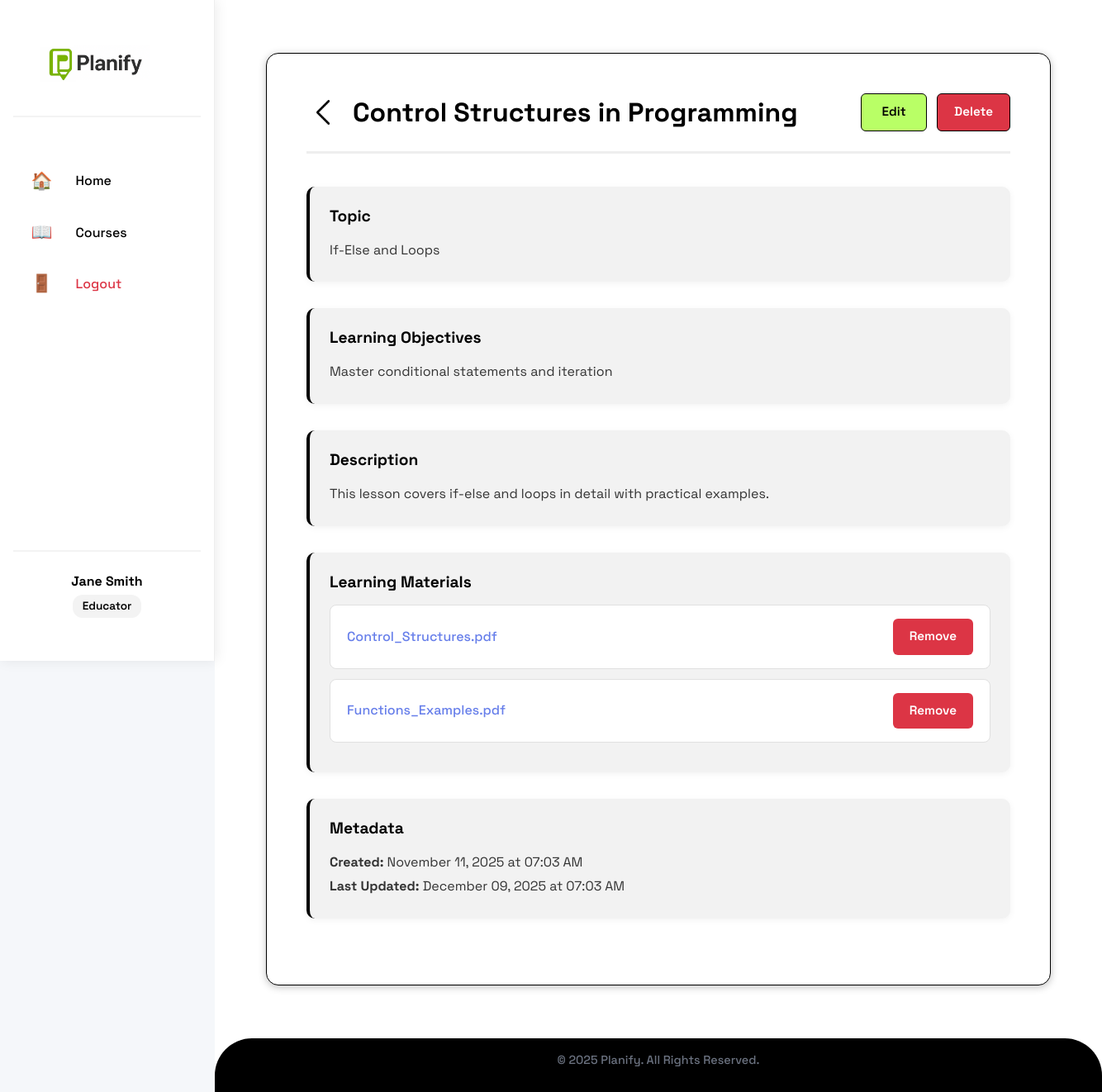
Before: /educator/plan/2 (signed in) with the older database file.
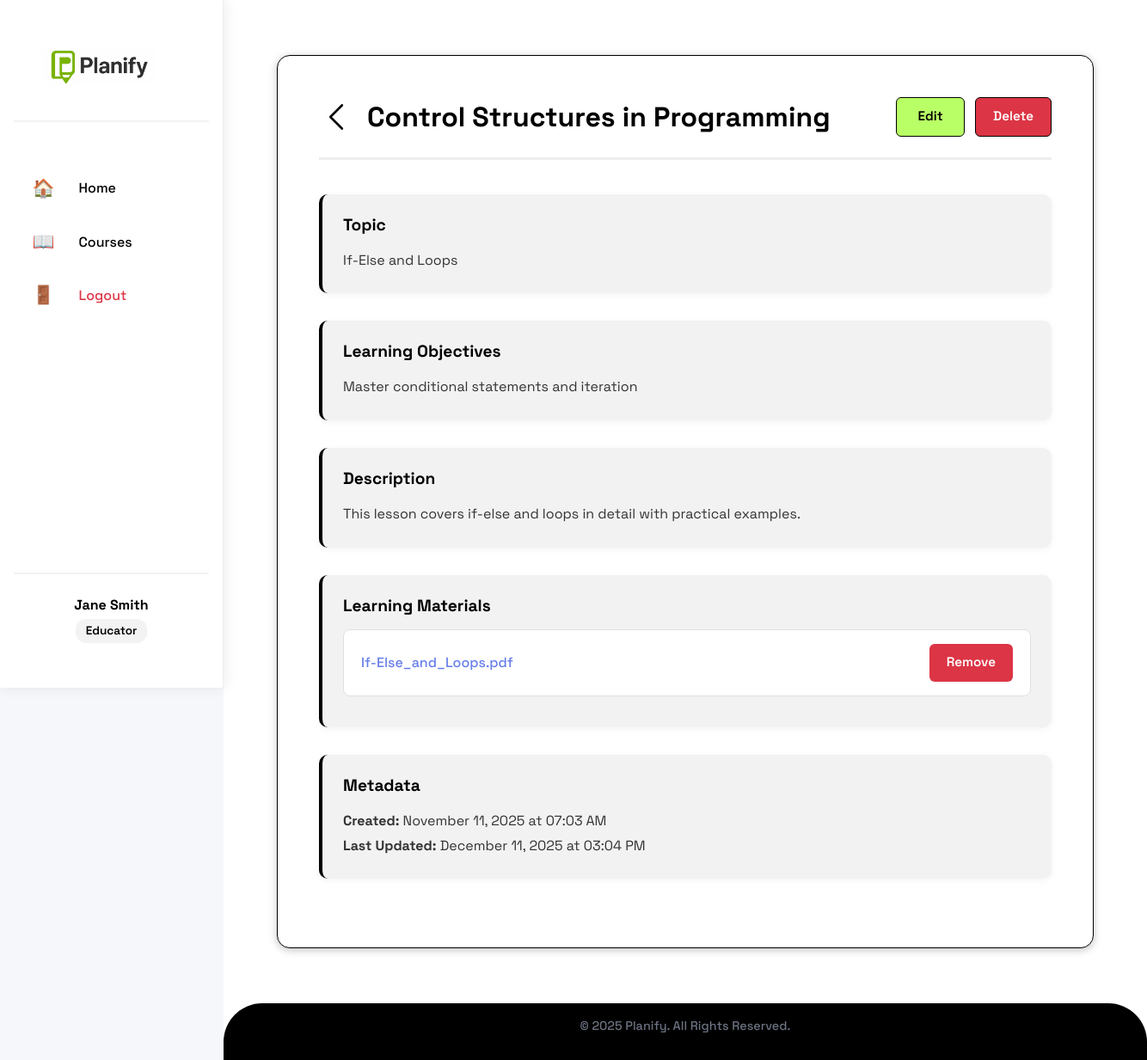
After: the same page with the newer database file.
### models.py (models this page shows)
class User(db.Model, UserMixin):
    id = db.Column(db.Integer, primary_key=True)
    first_name = db.Column(db.String(20), nullable=False)
    last_name = db.Column(db.String(20), nullable=False)
    username = db.Column(db.String(20), unique=True, nullable=False)
    email = db.Column(db.String(120), unique=True, nullable=False)
    contact_number = db.Column(db.String(11), nullable=False)
    password = db.Column(db.String(255), nullable=False)
    role = db.Column(db.String(10), nullable=False)
    courses = db.relationship('Course', backref='educator', lazy=True, cascade='all, delete-orphan')
    lesson_plans = db.relationship('LessonPlan', backref='creator', lazy=True, cascade='all, delete-orphan')
    enrollments = db.relationship('Enrollment', backref='student', lazy=True, cascade='all, delete-orphan')

class LessonPlan(db.Model):
    id = db.Column(db.Integer, primary_key=True)
    title = db.Column(db.String(200), nullable=False)
    course_id = db.Column(db.Integer, db.ForeignKey('course.id'), nullable=False)
    educator_id = db.Column(db.Integer, db.ForeignKey('user.id'), nullable=False)
    objectives = db.Column(db.Text, nullable=True)
    topic = db.Column(db.String(200), nullable=True)
    description = db.Column(db.Text, nullable=True)
    created_at = db.Column(db.DateTime, default=datetime.utcnow)
    updated_at = db.Column(db.DateTime, default=datetime.utcnow, onupdate=datetime.utcnow)
    materials = db.relationship('LearningMaterial', backref='lesson_plan', lazy=True, cascade='all, delete-orphan')

class LearningMaterial(db.Model):
    id = db.Column(db.Integer, primary_key=True)
    lesson_plan_id = db.Column(db.Integer, db.ForeignKey('lesson_plan.id'), nullable=False)
    filename = db.Column(db.String(255), nullable=False)
    filepath = db.Column(db.String(500), nullable=False)
    uploaded_at = db.Column(db.DateTime, default=datetime.utcnow)

### routes.py (the view)
@app.route('/educator/plan/<int:plan_id>')
@login_required
def view_lesson_plan(plan_id):
    if current_user.role != 'educator':
        flash("Access denied.", "error")
        return redirect(url_for('home'))
    plan = LessonPlan.query.get_or_404(plan_id)
    if plan.educator_id != current_user.id:
        flash("Access denied.", "error")
        return redirect(url_for('educator_courses'))
    return render_template('view_lesson_plan.html', plan=plan)

### app.py (called while the page is built)
@login_manager.user_loader
def load_user(user_id):
    return User.query.get(int(user_id))

### templates/view_lesson_plan.html
{% extends "educator_base.html" %}
{% block content %}
<div class="plan-view-container">
    <div class="plan-header">
        <div class="header-with-back">
            <a href="{{ url_for('course_lesson_plans', course_id=plan.course_id) }}" class="back-icon-btn" title="Back to Lesson Plans">
                <img src="{{ url_for('static', filename='pictures/back-button.png') }}" alt="Back">
            </a>
            <h2>{{ plan.title }}</h2>
        </div>
        <div class="actions">
            <a href="{{ url_for('edit_lesson_plan', plan_id=plan.id) }}" class="edit-btn">Edit</a>
            <form method="POST" action="{{ url_for('delete_lesson_plan', plan_id=plan.id) }}"
                  onsubmit="return confirm('Are you sure you want to delete this lesson plan?');" style="display:inline;">
                <button type="submit" class="delete-btn">Delete</button>
            </form>
        </div>
    </div>
    <div class="plan-details">
        <div class="detail-section">
            <h3>Topic</h3>
            <p>{{ plan.topic or 'N/A' }}</p>
        </div>
        <div class="detail-section">
            <h3>Learning Objectives</h3>
            <p>{{ plan.objectives or 'N/A' }}</p>
        </div>
        <div class="detail-section">
            <h3>Description</h3>
            <p>{{ plan.description or 'N/A' }}</p>
        </div>
        <div class="detail-section">
            <h3>Learning Materials</h3>
            {% if plan.materials %}
                <ul class="materials-list">
                    {% for material in plan.materials %}
                    <li>
                        <a href="{{ url_for('static', filename=material.filepath.replace('static/', '')) }}"
                           target="_blank">{{ material.filename }}</a>
                        <form method="POST" action="{{ url_for('delete_material', material_id=material.id) }}"
                              onsubmit="return confirm('Remove this material?');" style="display:inline;">
                            <button type="submit" class="remove-btn">Remove</button>
                        </form>
                    </li>
                    {% endfor %}
                </ul>
            {% else %}
                <p>No materials uploaded</p>
            {% endif %}
        </div>
        <div class="detail-section">
            <h3>Metadata</h3>
            <p><strong>Created:</strong> {{ plan.created_at.strftime('%B %d, %Y at %I:%M %p') }}</p>
            <p><strong>Last Updated:</strong> {{ plan.updated_at.strftime('%B %d, %Y at %I:%M %p') }}</p>
        </div>
    </div>
</div>
{% endblock %}

### templates/educator_base.html (shortened to what this page needs)
<!doctype html>
<html lang="en">
<head>
    <link rel="stylesheet" href="{{ url_for('static', filename='style.css') }}">
</head>
<body class="educator-layout">
    <aside class="sidebar">
        <div class="sidebar-header">
            <a href="{{ url_for('educator_home') }}" class="logo">
            <img src="{{ url_for('static', filename='pictures/logo.png') }}" alt="Planify Logo">
        </a>
        </div>
        <nav class="sidebar-nav">
            <a href="{{ url_for('educator_home') }}" class="nav-item">
                <span class="icon">🏠</span>
                <span>Home</span>
            </a>
            <a href="{{ url_for('educator_courses') }}" class="nav-item">
                <span class="icon">📖</span>
                <span>Courses</span>
            </a>
            <a href="{{ url_for('logout') }}" class="nav-item logout-item">
                <span class="icon">🚪</span>
                <span>Logout</span>
            </a>
        </nav>
        <div class="sidebar-footer">
            <div class="user-info">
                <p class="user-name">{{ current_user.first_name }} {{ current_user.last_name }}</p>
                <p class="user-role">Educator</p>
            </div>
        </div>
    </aside>
    <div class="main-content">
        <main class="content">
            {% block content %}
            {% endblock %}
        </main>
        <footer class="footer">
            <p>© 2025 Planify. All Rights Reserved.</p>
        </footer>
    </div>
</body>
</html>

Changed rows visible on the page:
removed LearningMaterial: filename "Control_Structures.pdf"
removed LearningMaterial: filename "Functions_Examples.pdf"
changed LessonPlan "Control Structures in Programming": updated_at "December 09, 2025 at 07:03 AM" → "December 11, 2025 at 03:04 PM"
added LearningMaterial: filename "If-Else_and_Loops.pdf"
